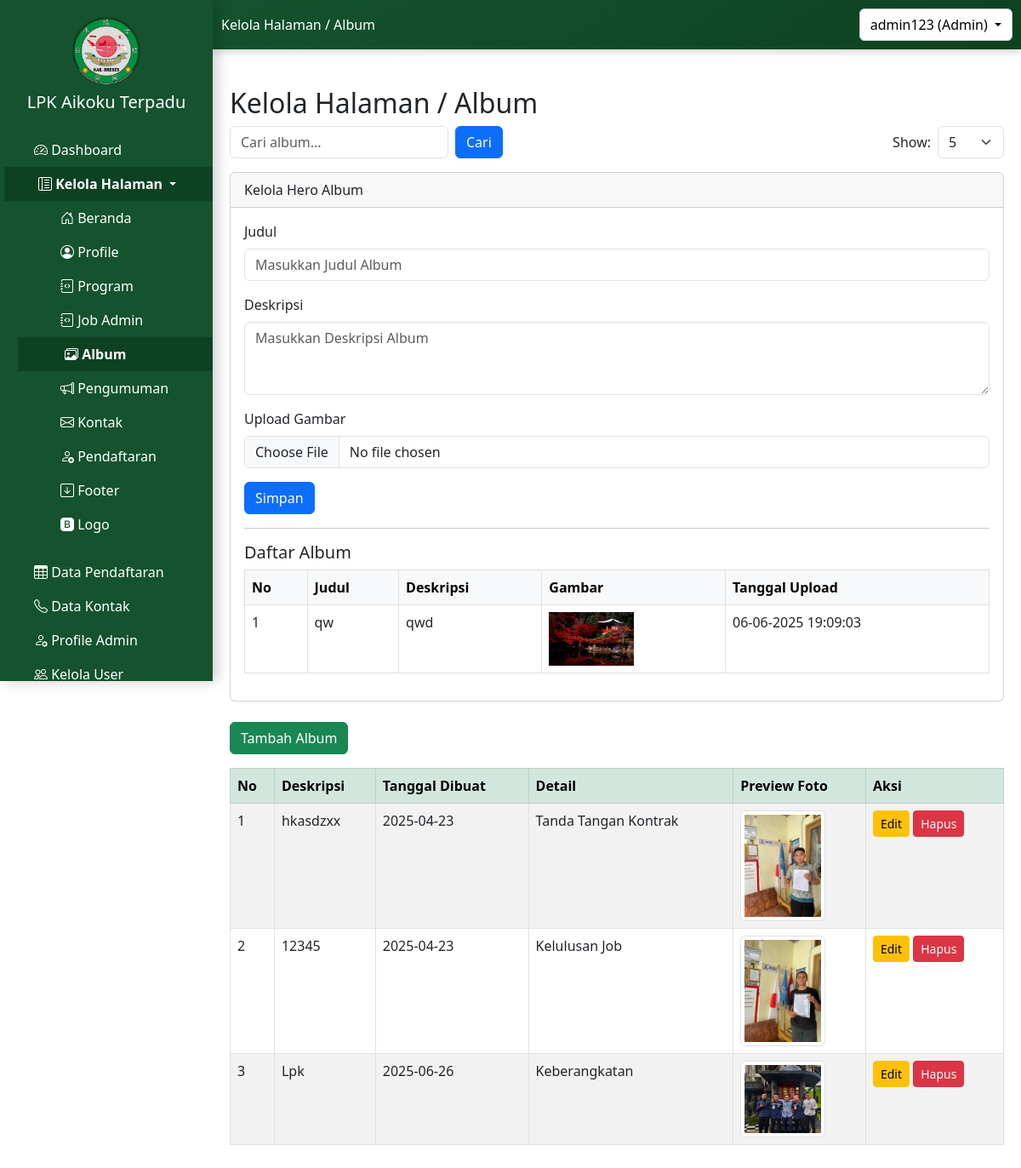
The page /admin/kelola_halaman/album/album_admin.php (signed in) on the database its author committed.
### tables this page shows
CREATE TABLE `tb_hero_album` (
  `id_hero` int(11) NOT NULL,
  `judul` varchar(255) NOT NULL,
  `deskripsi` text NOT NULL,
  `gambar` varchar(255) NOT NULL,
  `tanggal_upload` datetime DEFAULT current_timestamp()
);

CREATE TABLE `tb_album` (
  `id_album` int(11) NOT NULL,
  `deskripsi` varchar(255) DEFAULT NULL,
  `detail` varchar(100) DEFAULT NULL,
  `foto_album` varchar(255) DEFAULT NULL,
  `upload_date` date DEFAULT NULL
);

### admin/kelola_halaman/album/album_admin.php (the view, shortened to what this page needs)
<?php
include '../../../includes/config.php';
$pageTitle = 'Kelola Halaman / Album';
?>
<!DOCTYPE html>
<html lang="id">
<head>
</head>
<body>
    <?php include '../../../sidebar1.php'; ?>
    <div class="container mt-4 content">
        <h2><?php echo $pageTitle; ?></h2>
        <div class="d-flex justify-content-between align-items-center mb-3">
            <form method="GET" action="" class="d-flex gap-2">
                <input type="text" name="search" class="form-control" placeholder="Cari album..."
                    value="<?php echo isset($_GET['search']) ? htmlspecialchars($_GET['search']) : ''; ?>">
                <button type="submit" class="btn btn-primary">Cari</button>
            </form>
            <form method="GET" action="" class="d-flex align-items-center gap-2">
                <label for="show" class="mb-0">Show:</label>
                <select name="show" id="show" class="form-select" onchange="this.form.submit()">
                    <?php
                    $options = [5, 10, 20, 50, 100];
                    foreach ($options as $option) {
                        $selected = (isset($_GET['show']) && $_GET['show'] == $option) ? 'selected' : '';
                        echo "<option value='$option' $selected>$option</option>";
                    }
                    ?>
                </select>
            </form>
        </div>
        <div class="card mb-4">
            <div class="card-header">Kelola Hero Album</div>
            <div class="card-body">
                <form action="hero/proses_tambah_hero_album.php" method="POST" enctype="multipart/form-data">
                    <div class="mb-3">
                        <label for="judul" class="form-label">Judul</label>
                        <input type="text" name="judul" id="judul" class="form-control"
                            placeholder="Masukkan Judul Album" required autocomplete="off" maxlength="100">
                    </div>
                    <div class="mb-3">
                        <label for="deskripsi" class="form-label">Deskripsi</label>
                        <textarea name="deskripsi" id="deskripsi" class="form-control" rows="3"
                            placeholder="Masukkan Deskripsi Album" required maxlength="255"></textarea>
                    </div>
                    <div class="mb-3">
                        <label for="gambar" class="form-label">Upload Gambar</label>
                        <input type="file" name="gambar" id="gambar" class="form-control" accept="image/*" required>
                    </div>
                    <button type="submit" class="btn btn-primary">Simpan</button>
                </form>
                <hr>
                <h5>Daftar Album</h5>
                <table class="table table-bordered">
                    <thead class="table-light">
                        <tr>
                            <th>No</th>
                            <th>Judul</th>
                            <th>Deskripsi</th>
                            <th>Gambar</th>
                            <th>Tanggal Upload</th>
                        </tr>
                    </thead>
                    <tbody>
                        <?php
                        $query = "SELECT * FROM tb_hero_album ORDER BY id_hero DESC";
                        $result = mysqli_query($mysqli, $query);
                        $no = 1;
                        while ($data = mysqli_fetch_assoc($result)) {
                            ?>
                            <tr>
                                <td><?= $no++ ?></td>
                                <td><?= htmlspecialchars($data['judul']) ?></td>
                                <td><?= htmlspecialchars($data['deskripsi']) ?></td>
                                <td><img src="../../../uploads/<?= $data['gambar'] ?>" width="100"></td>
                                <td><?= date('d-m-Y H:i:s', strtotime($data['tanggal_upload'])) ?></td>
                            </tr>
                        <?php } ?>
                    </tbody>
                </table>
            </div>
        </div>
        <button class="btn btn-success mb-3" data-bs-toggle="modal" data-bs-target="#tambahAlbumModal">Tambah
            Album</button>
        <div class="table-responsive">
            <table class="table table-bordered table-striped">
                <thead class="table-success">
                    <tr>
                        <th>No</th>
                        <th>Deskripsi</th>
                        <th>Tanggal Dibuat</th>
                        <th>Detail</th>
                        <th>Preview Foto</th>
                        <th>Aksi</th>
                    </tr>
                </thead>
                <tbody>
                    <?php
                    $query = "SELECT * FROM tb_album ORDER BY id_album ASC";
                    $result = mysqli_query($mysqli, $query);
                    $no = 1;
                    while ($row = mysqli_fetch_assoc($result)) {
                        ?>
                        <tr>
                            <td><?= $no++; ?></td>
                            <td><?= $row['deskripsi']; ?></td>
                            <td><?= $row['upload_date']; ?></td>
                            <td><?= $row['detail']; ?></td>
                            <td><img src="../../../<?= $row['foto_album']; ?>" width="100" class="img-thumbnail"></td>
                            <td>
                                <button class="btn btn-warning btn-sm" data-bs-toggle="modal"
                                    data-bs-target="#editAlbumModal<?= $row['id_album']; ?>">Edit</button>
                                <button class="btn btn-danger btn-sm" data-bs-toggle="modal"
                                    data-bs-target="#hapusAlbumModal<?= $row['id_album']; ?>">Hapus</button>
                            </td>
                        </tr>
                    <?php } ?>
                </tbody>
            </table>
        </div>
    </div>
</body>
</html>

### sidebar1.php (shortened to what this page needs)
<?php
function isActive($page)
{
    return strpos($_SERVER['REQUEST_URI'], $page) !== false ? 'active' : '';
}
?>
<?php
function isDropdownActive($pages = [])
{
    foreach ($pages as $page) {
        if (strpos($_SERVER['REQUEST_URI'], $page) !== false) {
            return 'show';
        }
    }
    return '';
}
?>
<!DOCTYPE html>
<html lang="id">
<head>
    <link href="https://cdn.jsdelivr.net/npm/bootstrap@5.3.0/dist/css/bootstrap.min.css" rel="stylesheet">
    <link href="https://cdn.jsdelivr.net/npm/bootstrap-icons/font/bootstrap-icons.css" rel="stylesheet">
</head>
<body>
    <div class="sidebar" id="sidebar">
        <div class="text-center mb-4">
            <img src="/pendaftaran/img/logo.png" alt="Logo LPK" class="img-fluid" style="width: 80px; height: auto;">
            <h5 class="mt-2">LPK Aikoku Terpadu</h5>
        </div>
        <a href="/pendaftaran/admin/dashboard/dashboard_admin.php" onclick="changeTitle('Dashboard')"
            class="text-white d-block px-3 py-2 <?php echo isActive('dashboard_admin.php'); ?>">
            <i class="bi bi-speedometer2"></i> Dashboard
        </a>
        <div class="dropdown">
            <a class="dropdown-toggle text-white d-block px-3 py-2 <?php echo isDropdownActive([
                'beranda_admin.php',
                'profile_admin.php',
                'program_admin.php',
                'album_admin.php',
                'pengumuman_admin.php',
                'kontak_admin.php',
                'pendaftaran_admin.php',
                'footer_admin.php',
                'logo_admin.php'
            ]) ? 'active' : ''; ?>" href="#" role="button" id="kelolaHalamanDropdown" data-bs-toggle="collapse"
                data-bs-target="#kelolaHalamanMenu">
                <i class="bi bi-layout-text-sidebar-reverse"></i> Kelola Halaman
            </a>
            <div class="collapse <?php echo isDropdownActive([
                'beranda_admin.php',
                'profile_admin.php',
                'program_admin.php',
                'album_admin.php',
                'pengumuman_admin.php',
                'kontak_admin.php',
                'pendaftaran_admin.php',
                'footer_admin.php',
                'logo_admin.php'
            ]); ?>" id="kelolaHalamanMenu">
                <ul class="list-unstyled ms-3">
                    <li><a class="text-white d-block px-3 py-2 <?php echo isActive('beranda_admin.php'); ?>"
                            href="/pendaftaran/admin/kelola_halaman/beranda/beranda_admin.php"
                            onclick="changeTitle('Beranda')">
                            <i class="bi bi-house-door"></i> Beranda</a></li>
                    <li><a class="text-white d-block px-3 py-2 <?php echo isActive('profile_admin.php'); ?>"
                            href="/pendaftaran/admin/kelola_halaman/profile/profile_admin.php"
                            onclick="changeTitle('Profile')">
                            <i class="bi bi-person-circle"></i> Profile</a></li>
                    <li><a class="text-white d-block px-3 py-2 <?php echo isActive('program_admin.php'); ?>"
                            href="/pendaftaran/admin/kelola_halaman/program/program_admin.php"
                            onclick="changeTitle('Program')">
                            <i class="bi bi-journal-code"></i> Program</a></li>
                    <li><a class="text-white d-block px-3 py-2 <?php echo isActive('job_admin.php'); ?>"
                            href="/pendaftaran/admin/kelola_halaman/jobs/job_admin.php" onclick="changeTitle('Job')">
                            <i class="bi bi-journal-code"></i> Job Admin</a></li>
                    <a class="text-white d-block px-3 py-2 <?php echo isActive('album_admin.php'); ?>"
                        href="/pendaftaran/admin/kelola_halaman/album/album_admin.php" onclick="changeTitle('Album')">
                        <i class="bi bi-images"></i> Album
                    </a>
                    <li><a class="text-white d-block px-3 py-2 <?php echo isActive('pengumuman_admin.php'); ?>"
                            href="/pendaftaran/admin/kelola_halaman/pengumuman/pengumuman_admin.php"
                            onclick="changeTitle('Pengumuman')">
                            <i class="bi bi-megaphone"></i> Pengumuman</a></li>
                    <li><a class="text-white d-block px-3 py-2 <?php echo isActive('kontak_admin.php'); ?>"
                            href="/pendaftaran/admin/kelola_halaman/kontak/kontak_admin.php"
                            onclick="changeTitle('Kontak')">
                            <i class="bi bi-envelope"></i> Kontak</a></li>
                    <li><a class="text-white d-block px-3 py-2 <?php echo isActive('pendaftaran_admin.php'); ?>"
                            href="/pendaftaran/admin/kelola_halaman/pendaftaran/pendaftaran_admin.php"
                            onclick="changeTitle('Pendaftaran')">
                            <i class="bi bi-person-add"></i> Pendaftaran</a></li>
                    <li><a class="text-white d-block px-3 py-2 <?php echo isActive('footer_admin.php'); ?>"
                            href="/pendaftaran/admin/kelola_halaman/footer/footer_admin.php"
                            onclick="changeTitle('footer')">
                            <i class="bi bi-arrow-down-square"></i> Footer</a></li>
                    <li><a class="text-white d-block px-3 py-2 <?php echo isActive('logo_admin.php'); ?>"
                            href="/pendaftaran/admin/kelola_halaman/logo/logo_admin.php" onclick="changeTitle('Logo')">
                            <i class="bi bi-bootstrap-fill"></i> Logo
                        </a></li>
                </ul>
            </div>
        </div>
        <a href="/pendaftaran/admin/data_pendaftar/data_pendaftaran.php" onclick="changeTitle('Data Pendaftaran')"
            class="text-white d-block px-3 py-2 <?php echo isActive('data_pendaftaran.php'); ?>">
            <i class="bi bi-table"></i> Data Pendaftaran
        </a>
        <a href="/pendaftaran/admin/kontak_masuk/data_kontak.php" onclick="changeTitle('Data Kontak')"
            class="text-white d-block px-3 py-2 <?php echo isActive('data_kontak.php'); ?>">
            <i class="bi bi-telephone"></i> Data Kontak
        </a>
        <a href="/pendaftaran/admin/profile/profile_admin_pw.php" onclick="changeTitle('Profile Admin')"
            class="text-white d-block px-3 py-2 <?php echo isActive('profile_admin_pw.php'); ?>">
            <i class="bi bi-person-gear"></i> Profile Admin
        </a>
        <a href="/pendaftaran/admin/user/kelola_user.php" onclick="changeTitle('Kelola User')"
            class="text-white d-block px-3 py-2 <?php echo isActive('kelola_user.php'); ?>">
            <i class="bi bi-people"></i> Kelola User
        </a>
    </div>
    <div class="header">
        <span id="page-title"><?php echo isset($pageTitle) ? $pageTitle : "Dashboard"; ?></span>
        <div class="dropdown">
            <button class="btn btn-dark dropdown-toggle" type="button" id="userDropdown" data-bs-toggle="dropdown"
                aria-expanded="false">
                <?php echo $_SESSION['username']; ?> (<?php echo ucfirst($_SESSION['roles']); ?>)
            </button>
        </div>
    </div>
</body>
</html>

### admin/kelola_halaman/album/album_admin.php (style rules this page uses)
body, html { overflow-x: hidden; }

### sidebar1.php (style rules this page uses)
.sidebar { width: 250px; height: 100vh; position: fixed; top: 0; left: 0; background: #14532d; padding-top: 20px; color: white; z-index: 999; transition: left 0.3s ease-in-out; box-shadow: 5px 0 15px rgba(0, 0, 0, 0.2); overflow-y: auto; scrollbar-width: thin; }
.sidebar>a, #kelolaHalamanDropdown { padding-left: 40px !important; }
#kelolaHalamanMenu a { padding-left: 55px !important; }
.sidebar a { padding: 10px 30px; text-decoration: none; color: white; display: block; transition: background 0.3s, transform 0.3s; }
.header { background: linear-gradient(145deg, #14532d, #0d4221); color: white; padding: 10px; display: flex; justify-content: space-between; align-items: center; margin-left: 250px; box-shadow: 0 2px 10px rgba(0, 0, 0, 0.2); }
.btn-dark { background-color: white !important; color: black !important; border: 1px solid #ccc; }
.content { margin-left: 250px; padding: 20px; overflow-x: auto; max-width: calc(100vw - 250px); }
.sidebar a.active { background-color: #0d4221; font-weight: bold; transform: translateX(5px); }

### rows shown on the page
tb_hero_album: judul "qw", deskripsi "qwd", gambar (picture), tanggal_upload "06-06-2025 19:09:03"
tb_album: deskripsi "hkasdzxx", upload_date "2025-04-23", detail "Tanda Tangan Kontrak", foto_album (picture)
tb_album: deskripsi "12345", upload_date "2025-04-23", detail "Kelulusan Job", foto_album (picture)
tb_album: deskripsi "Lpk", upload_date "2025-06-26", detail "Keberangkatan", foto_album (picture)

### other values the page prints
$pageTitle "Kelola Halaman / Album"
$_SESSION['username'] "admin123"
$_SESSION['roles'] "Admin"
form field show "5"
